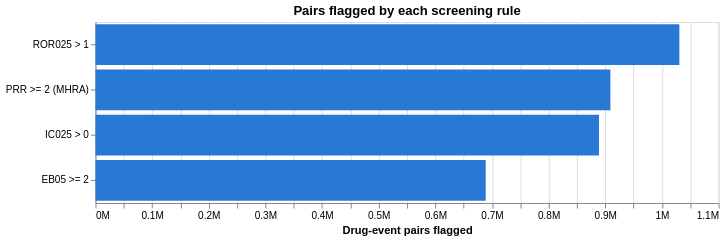

Specify this chart in Vega-Lite:
### Vega-Lite specification from a JSON file in a GitHub repository (floating-point values rounded to 4 significant figures)
{"config": {"view": {"continuousWidth": 300, "continuousHeight": 300}}, "data": {"name": "data-9b5844c79adc588da391f9ec1f0dcdf1"}, "mark": {"type": "bar", "color": "#2a78d6"}, "encoding": {"tooltip": [{"field": "pairs", "format": ",", "type": "quantitative"}], "x": {"axis": {"format": "~s"}, "field": "pairs", "title": "Drug-event pairs flagged", "type": "quantitative"}, "y": {"field": "measure", "sort": "-x", "title": null, "type": "nominal"}}, "height": 180, "title": "Pairs flagged by each screening rule", "width": 620, "$schema": "https://vega.github.io/schema/vega-lite/v6.1.0.json", "datasets": {"data-9b5844c79adc588da391f9ec1f0dcdf1": [{"measure": "ROR025 > 1", "pairs": 1030802}, {"measure": "PRR >= 2 (MHRA)", "pairs": 909045}, {"measure": "IC025 > 0", "pairs": 888898}, {"measure": "EB05 >= 2", "pairs": 688879}]}}
